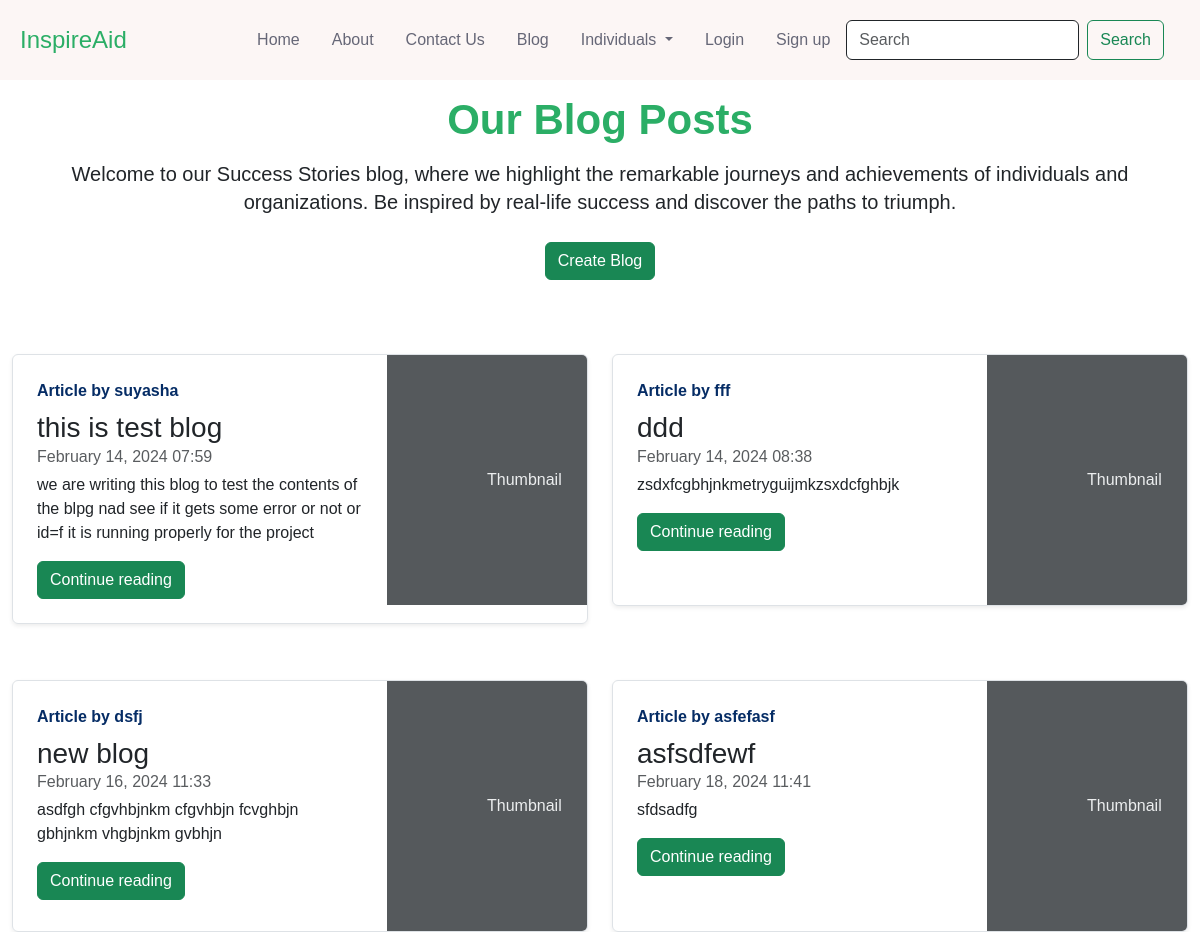
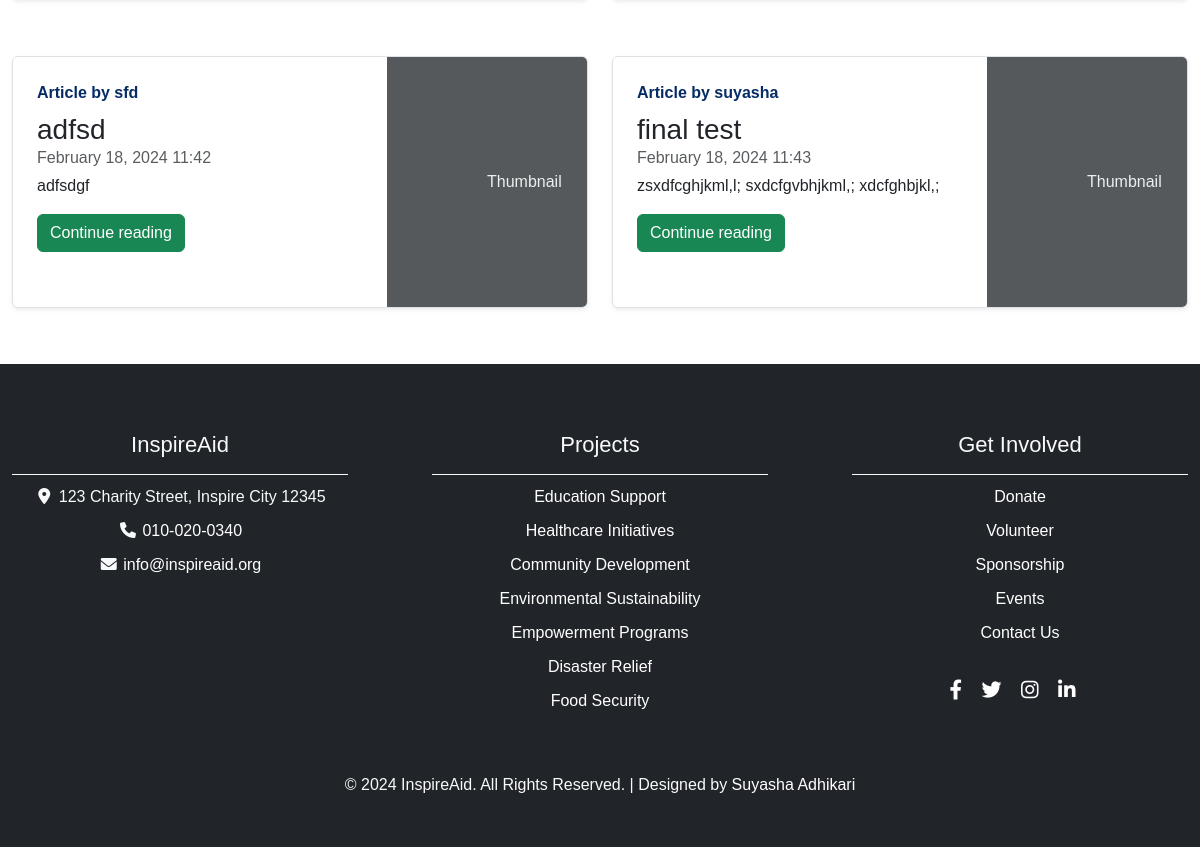
Before: /blog/bloghome/ with the older database file (2 pictures, top to bottom).
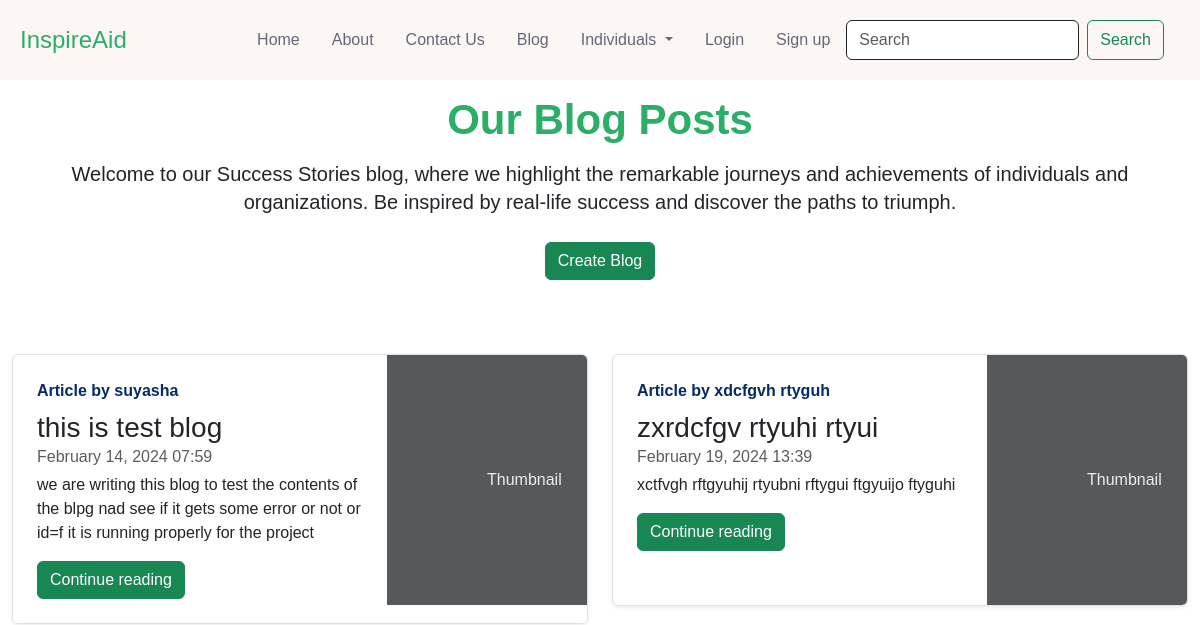
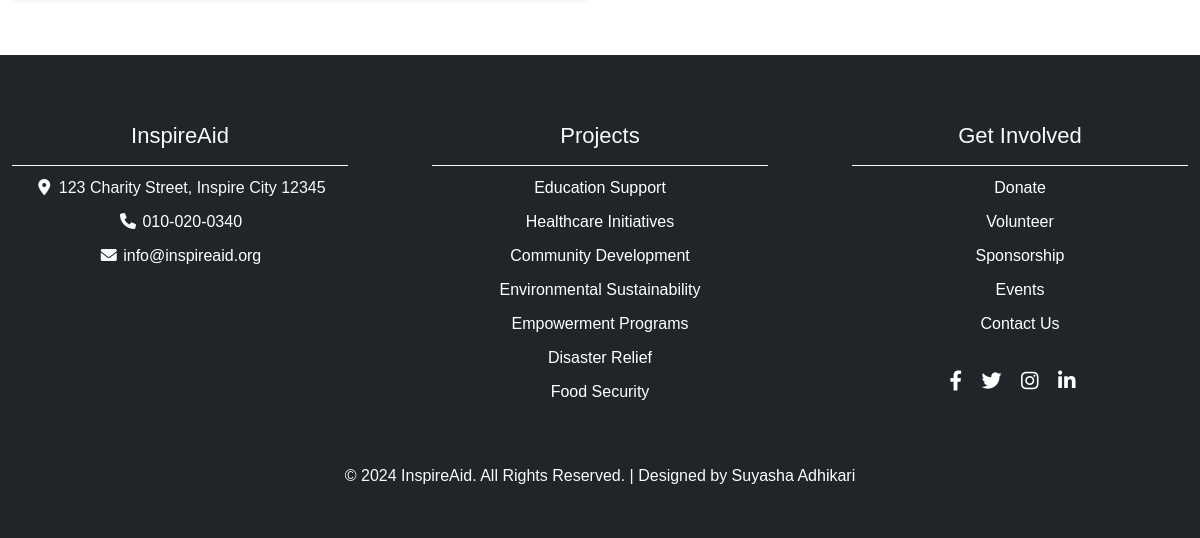
After: the same page with the newer database file (2 pictures, top to bottom).
### blog/models.py (models this page shows, shortened)
class Post(models.Model):
    sno = models.AutoField(primary_key=True)
    title=models.CharField(max_length=255)
    content=models.TextField()
    author=models.CharField(max_length=13)
    slug=models.CharField(max_length=130,unique=True, blank=True)
    timestamp=models.DateTimeField(auto_now_add=True, blank=True)

### blog/views.py (the view)
# urls.py: path('bloghome/',views.bloghome, name='bloghome'),
def bloghome(request):
    allPosts = Post.objects.all()
    context = {'allPosts': allPosts}
    return render(request, 'blog/bloghome.html', context)

### templates/blog/bloghome.html (shortened to what this page needs)
{% extends "base.html" %}
{% block extrastyles %}
    {% load static %}
    <link rel="stylesheet" type="text/css" href="{% static 'contact.css' %}">
{% endblock extrastyles %}
{% block body %}
<div class="container mb-4" style="margin-top: 8%;">
    <div class="row text-header text-center" style="margin-bottom: 50px;">
        <div class="col-12 section-intro">
            <h1 style="color: #2BAE66;font-size: 42px; font-weight: 700;line-height: 48px; padding-bottom: 8px;"> Our Blog Posts</h1>
            <p style="font-size: 20px; font-weight: 400; line-height: 28px;color: var(--gray-1);padding-bottom: 10px;">Welcome to our Success Stories blog, where we highlight the remarkable journeys and achievements of individuals and organizations. Be inspired by real-life success and discover the paths to triumph.</p>
        </div>
        <div class="col-12">
            <a href="{% url 'postcontent' %}" class="btn btn-success">Create Blog</a>
        </div>
    </div>
    <div class="row">
        {% for post in allPosts %}
            <div class="col-md-6 mb-2 mt-4">
                <div class="row g-0 border rounded overflow-hidden flex-md-row mb-4 shadow-sm h-md-250 position-relative">
                    <div class="col p-4 d-flex flex-column position-static">
                        <strong class="d-inline-block mb-2 text-primary-emphasis">Article by {{post.author}}</strong>
                        <h3 class="mb-0">{{post.title}}</h3>
                        <div class="mb-1 text-body-secondary">{{ post.timestamp|date:"F j, Y H:i" }}</div>
                        <p class="card-text mb-auto">{{post.content| truncatechars:300}}</p>
                        <div class="mt-3">
                            <a href="/blog/{{post.slug}}" role="button" class="btn btn-success">Continue reading</a>
                        </div>
                    </div>
                    <div class="col-auto d-none d-lg-block">
                        <svg class="bd-placeholder-img" width="200" height="250" xmlns="http://www.w3.org/2000/svg" role="img" aria-label="Placeholder: Thumbnail" preserveAspectRatio="xMidYMid slice" focusable="false"><title>Placeholder</title><rect width="100%" height="100%" fill="#55595c"></rect><text x="50%" y="50%" fill="#eceeef" dy=".3em">Thumbnail</text></svg>
                    </div>
                </div>
            </div>
        {% endfor %}
    </div>
</div>
{% endblock body %}

### templates/base.html (shortened to what this page needs)
<!DOCTYPE html>
<html>
<head>
     <link href="https://cdn.jsdelivr.net/npm/bootstrap@5.3.2/dist/css/bootstrap.min.css" rel="stylesheet">
     <link rel="stylesheet" type="text/css" href="https://cdnjs.cloudflare.com/ajax/libs/font-awesome/6.5.1/css/all.min.css">
	 <link rel="stylesheet" href="https://cdnjs.cloudflare.com/ajax/libs/font-awesome/6.0.0-beta3/css/all.min.css">
     {% load static %}
    <link rel="stylesheet" type="text/css" href="{% static 'base.css' %}">
    {% block extrastyles %} {% endblock extrastyles %}
</head>
<body>
		<header>
			<nav class="navbar navbar-expand-lg fixed-top">
			   <div class="container">
			        <a class="navbar-brand me-auto" href="#">InspireAid</a>
			        <div class="offcanvas offcanvas-end" tabindex="-1" id="offcanvasNavbar" aria-labelledby="offcanvasNavbarLabel">
				        <div class="offcanvas-body">
				           <ul class="navbar-nav justify-content-end flex-grow-1 pe-3">
					            <li class="nav-item">
					              <a class="nav-link mx-lg-2" aria-current="page" href="{% url 'home' %}">Home</a>
					            </li>
					            <li class="nav-item">
					            <a class="nav-link mx-lg-2" href="#">About</a>
					            </li>
					            <li class="nav-item">
					            <a class="nav-link mx-lg-2" href="{% url 'contact' %}">Contact Us</a>
					            </li>
								<li class="nav-item">
									<a class="nav-link mx-lg-2" href="{% url 'bloghome' %}">Blog</a>
							    </li>
					            <li class="nav-item dropdown mx-lg-2">
					               <a class="nav-link dropdown-toggle" href="#" role="button" data-bs-toggle="dropdown" aria-expanded="false">
					                  Individuals
					               </a>
					            </li>
                                <li class="nav-item">
					            <a class="nav-link mx-lg-2" href="#">Login</a>
					            </li>
					            <li class="nav-item">
					            <a class="nav-link mx-lg-2" href="#">Sign up</a>
					            </li>
					            <form class="d-flex" role="search">
                                    <input class="form-control me-2" type="search" placeholder="Search" aria-label="Search">
                                    <button class="btn btn-outline-success" type="submit">Search</button>
                                </form>
				            </ul>
				        </div>
			        </div>
			    </div>
            </nav>
        </header>
        {% block body %}
	    {% endblock body %}
		<footer class="bg-dark" id="tempaltemo_footer">
			<div class="container">
				<div class="row">
					<div class="col-md-4 pt-5">
						<h2 class="h2 text-light border-bottom pb-3 border-light logo" >InspireAid</h2>
						<ul class="list-unstyled text-light footer-link-list">
							<li>
								<i class="fas fa-map-marker-alt fa-fw"></i>
								123 Charity Street, Inspire City 12345
							</li>
							<li>
								<i class="fa fa-phone fa-fw"></i>
								<a class="text-decoration-none" href="tel:010-020-0340">010-020-0340</a>
							</li>
							<li>
								<i class="fa fa-envelope fa-fw"></i>
								<a class="text-decoration-none" href="mailto:info@inspireaid.org">info@inspireaid.org</a>
							</li>
						</ul>
					</div>
					<div class="col-md-4 pt-5">
						<h2 class="h2 text-light border-bottom pb-3 border-light">Projects</h2>
						<ul class="list-unstyled text-light footer-link-list">
							<li><a class="text-decoration-none" href="#">Education Support</a></li>
							<li><a class="text-decoration-none" href="#">Healthcare Initiatives</a></li>
							<li><a class="text-decoration-none" href="#">Community Development</a></li>
							<li><a class="text-decoration-none" href="#">Environmental Sustainability</a></li>
							<li><a class="text-decoration-none" href="#">Empowerment Programs</a></li>
							<li><a class="text-decoration-none" href="#">Disaster Relief</a></li>
							<li><a class="text-decoration-none" href="#">Food Security</a></li>
						</ul>
					</div>
					<div class="col-md-4 pt-5">
						<h2 class="h2 text-light border-bottom pb-3 border-light">Get Involved</h2>
						<ul class="list-unstyled text-light footer-link-list get-involved">
							<li><a class="text-decoration-none" href="#">Donate</a></li>
							<li><a class="text-decoration-none" href="#">Volunteer</a></li>
							<li><a class="text-decoration-none" href="#">Sponsorship</a></li>
							<li><a class="text-decoration-none" href="#">Events</a></li>
							<li><a class="text-decoration-none" href="#">Contact Us</a></li>
						</ul>
						<div class="social-icons">
							<a href="#" target="_blank"><i class="fab fa-facebook-f"></i></a>
							<a href="#" target="_blank"><i class="fab fa-twitter"></i></a>
							<a href="#" target="_blank"><i class="fab fa-instagram"></i></a>
							<a href="#" target="_blank"><i class="fab fa-linkedin-in"></i></a>
						</div>
					</div>
				</div>
				<div class="bg-dark">
					<p class="text-light copyright">
						&copy; 2024 InspireAid. All Rights Reserved. | Designed by
						<a rel="sponsored" href="#" target="_blank">Suyasha Adhikari</a>
					</p>
				</div>
			</div>
		</footer>
</body>
</html>

### static/base.css (style rules this page uses)
* { margin: 0; padding: 0; box-sizing: border-box; }
.navbar { background-color: #FCF6F5; height: 80px; margin-bottom: 20px; padding: 0.5rem; }
.navbar-brand { font-weight: 500; color: #2BAE66 ; font-size: 24px; transition: 0.3s color; }
.nav-link { color:#666777 ; font-weight: 500; position: relative; }
@media (min-width: 991px) { .nav-link::before { content: ""; position: absolute; bottom: 0; left: 50%; transform: translateX(-50%); width: 100%; height: 2px; background-color: #2BAE66; visibility: hidden; transition: 0.1s ease-in-out; } }

### static/contact.css (style rules this page uses)
body { background: #fff; }
.form-control { border: 1px solid; }

### templates/base.html (style rules this page uses)
body { font-family: 'Arial', sans-serif; margin: 0; padding: 0; box-sizing: border-box; }
.container { max-width: 1200px; margin: 0 auto; }
.row { display: flex; flex-wrap: wrap; justify-content: space-between; align-items: flex-start; }
.col-md-4 { width: 100%; margin-bottom: 20px; }
.h2 { font-size: 22px; margin-bottom: 10px; color: #fff; }
.footer-link-list { list-style: none; padding: 0; margin: 0; }
.footer-link-list li { margin-bottom: 10px; }
.footer-link-list a { color: #555; text-decoration: none; transition: color 0.3s; }
.bg-dark { background-color: #333; color: #fff; text-align: center; padding: 20px 0; }
.bg-dark p { padding: 10px; margin: 0; color: #fff; display: inline-block; width: auto; }
.bg-dark a { color: #fff; text-decoration: none; transition: color 0.3s; }
.social-icons { margin-top: 30px; }
.social-icons a { color: #fff; text-decoration: none; margin-right: 15px; font-size: 20px; transition: color 0.3s; }
@media (min-width: 768px) { .col-md-4 { width: 30%; } }

Changed rows visible on the page:
removed Post: author "fff", title "ddd", timestamp "February 14, 2024 08:38", content "zsdxfcgbhjnkmetryguijmkzsxdcfghbjk"
removed Post: author "dsfj", title "new blog", timestamp "February 16, 2024 11:33", content "asdfgh cfgvhbjnkm cfgvhbjn fcvghbjn gbhjnkm vhgbjnkm gvbhjn"
removed Post: author "asfefasf", title "asfsdfewf", timestamp "February 18, 2024 11:41", content "sfdsadfg"
removed Post: author "sfd", title "adfsd", timestamp "February 18, 2024 11:42", content "adfsdgf"
removed Post: author "suyasha", title "final test", timestamp "February 18, 2024 11:43", content "zsxdfcghjkml,l; sxdcfgvbhjkml,; xdcfghbjkl,;"
added Post: author "xdcfgvh rtyguh", title "zxrdcfgv rtyuhi rtyui", timestamp "February 19, 2024 13:39", content "xctfvgh rftgyuhij rtyubni rftygui ftgyuijo ftyguhi"
